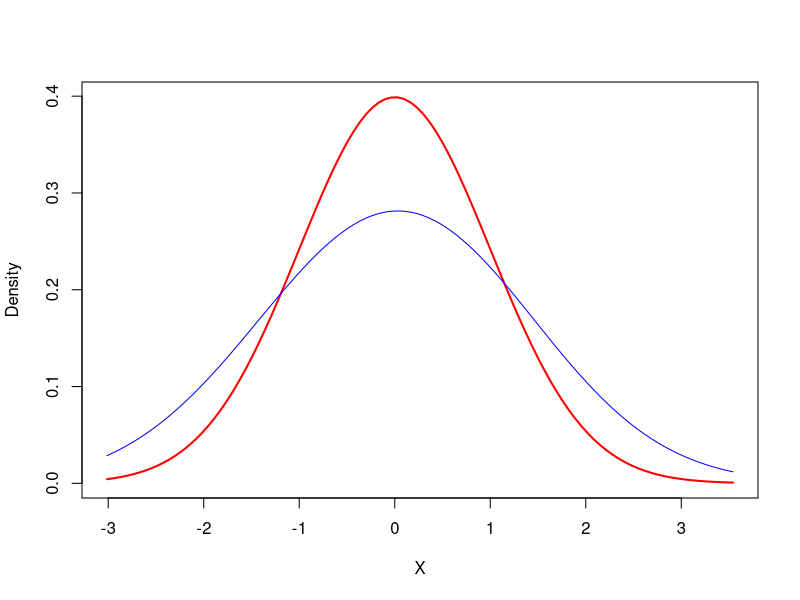

The R source for this figure:


kernel_estimator <- function(X, K = dnorm, h = 1) {
  
  #Sample condition
  stopifnot("X must be a numeric" = is.numeric(X),
            "X must be non empty" = length(X) > 0)
            
  #Kernel condition
  stopifnot("K is not a funtion" = is.function(K))
            
  #Bandwidth condition
  stopifnot("h must be numeric" = is.numeric(h),
            "h must be bigger zero" = h > 0,
            "h must have length one" = length(h) == 1)
  
  estimator <- function(x) {
    stopifnot("x must be numeric" = is.numeric(x), 
              "x miust be non empty" = length(x) > 0)
    
    n <- length(X)
    m <- length(x)
    Mat <- matrix(0, nrow = n, ncol = m)
    
    for(i in 1:n) {
      for(j in 1:m) {
        U <- (X[i]-x[j])/h
        Mat[i,j] <- K(U)/h
      }
    }
    apply(Mat, 2, mean)
  }
}

#Beispiel
set.seed(10)
n <- 1000
X <- rnorm(n)
norm_estim <- kernel_estimator(X, dnorm, 1)
norm_estim(100)
dnorm(100)
norm_estim(c(0,1,-1))
dnorm(c(0,1,-1))

#Plotten
a <- min(X)
b <- max(X)

x_plot <- seq(a, b, length.out = 100)
x_estim <- norm_estim(x_plot)
x_real <- dnorm(x_plot)

plot(x_plot, x_real, type = "l", col = "red", lwd = 2, xlab = "X", ylab = "Density")
lines(x_plot, x_estim, col = "blue")
